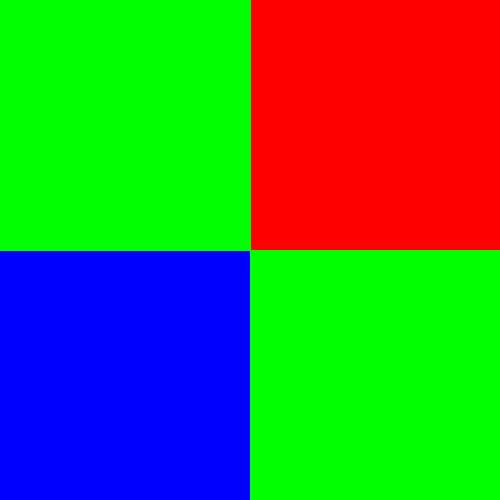
#> input picture Lista3/imagens/grade.png, 500 x 500 px
$ python script1.3a.py
#> lines starting #> are read from the running program, lines starting #| are printed output that depends on the picture
### Lista3/Utils.py
import cv2
import numpy


# [10 lines left out: functions criaImagem, mostraImagem, not called in this run]


def leImagem(imagem):
#> called with imagem = 'grade.png'
    path = "imagens/"
    return cv2.imread(path + imagem)
#> returned value is the input picture: shape (500, 500, 3); mean B, G, R 63.5, 128, 63.5


def getMonocromatico(blue, gree, red):
    monocromatico = (int(blue) + int(gree) + int(red)) / 3
    return monocromatico


def converteRGBParaHSV(imagem):
    return cv2.cvtColor(imagem, cv2.COLOR_BGR2HSV_FULL)
#> returned value: shape (500, 500, 3); mean H, S, V 85.2, 255, 255


def converteHSVParaRGB(imagem):
    return cv2.cvtColor(imagem, cv2.COLOR_HSV2BGR_FULL)


def passaFiltroDeMedia(imagem, tamanho):
    return cv2.blur(imagem, (tamanho, tamanho))


# [7 lines left out: function mostraListaDeImagens, not called in this run]

### Lista3/script1.3a.py
import cv2
import numpy

import Utils

imagem = Utils.leImagem('grade.png')
imagem = Utils.converteRGBParaHSV(imagem)

H = imagem[:,:,0]
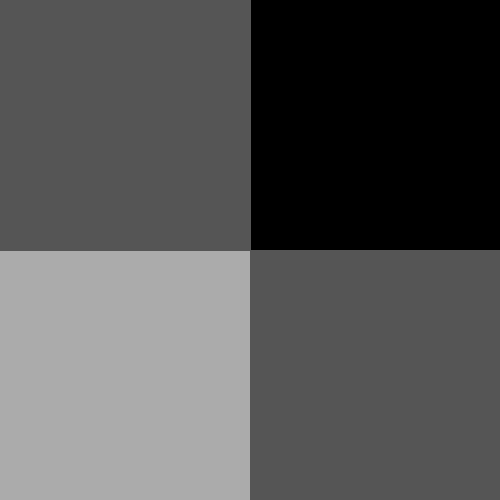
#> H: shape (500, 500); min 0, max 171, mean 85.2

HFiltrado = H
HFiltrado = Utils.passaFiltroDeMedia(HFiltrado, 25)
#> in passaFiltroDeMedia, `return cv2.blur(imagem, (tamanho, tamanho))`:
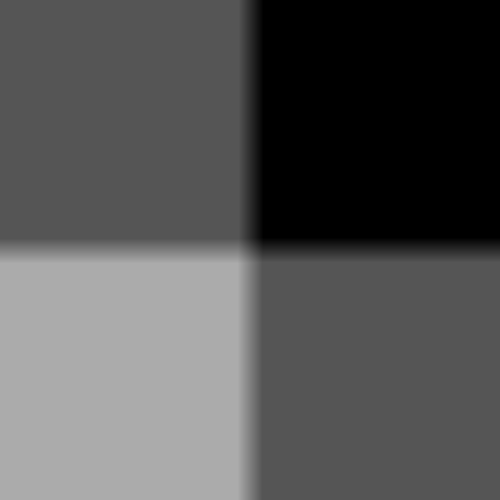
#> returned value: shape (500, 500); min 0, max 171, mean 85.2

imagem[:, :, 0] = HFiltrado
#> imagem: shape (500, 500, 3); mean H, S, V 85.2, 255, 255
imagemResultado = Utils.converteHSVParaRGB(imagem)
#> in converteHSVParaRGB, `return cv2.cvtColor(imagem, cv2.COLOR_HSV2BGR_FULL)`:
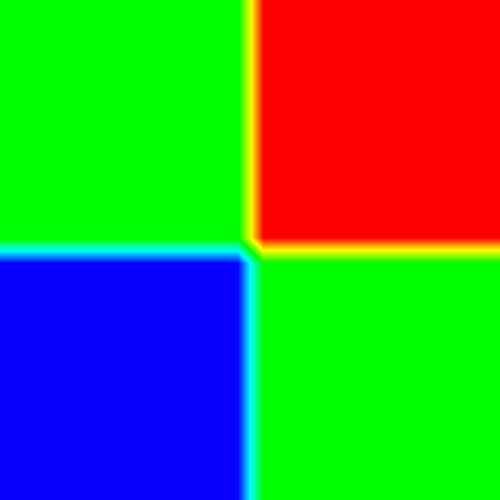
#> returned value: shape (500, 500, 3); mean B, G, R 66.6, 134.2, 67.9

cv2.imshow('Original', imagem)
cv2.imshow('H', H)
cv2.imshow('HFiltrado', HFiltrado)
cv2.imshow('imagemResultado', imagemResultado)
cv2.waitKey(0)
